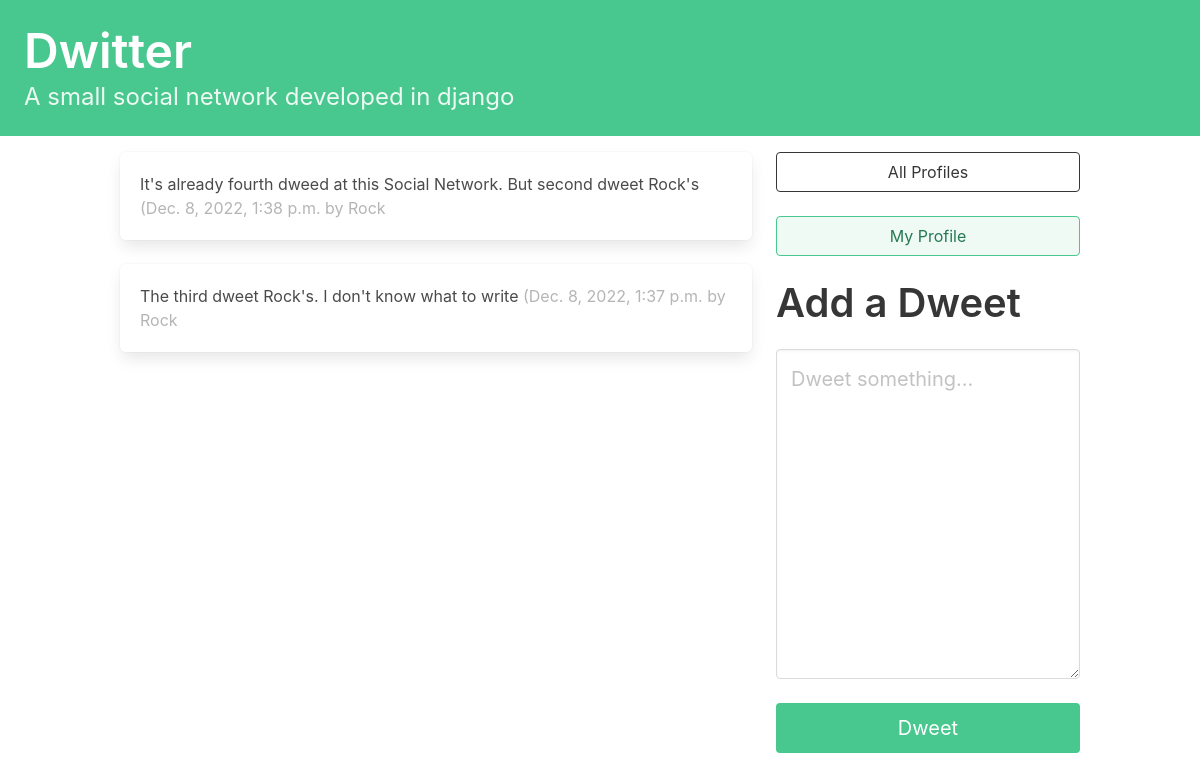
Screenshot of / (signed in) with the database file from the repository.
### dwitter/models.py (models this page shows, shortened)
class Dweet(models.Model):
    user = models.ForeignKey(User, related_name='dweets', on_delete=models.DO_NOTHING)
    body = models.CharField(max_length=140)
    created_at = models.DateTimeField(auto_now_add=True)
    class Meta:
        ordering = ['-created_at']

### dwitter/views.py (the view, shortened to what this page needs)
# urls.py: path("", dashboard, name="dashboard"),
def dashboard(request):
    form = DweetForm(request.POST or None)
    return render(request, "dwitter/dashboard.html", {'form': form})

### dwitter/forms.py
class DweetForm(forms.ModelForm):
    body = forms.CharField(
        required=True,
        widget=forms.widgets.Textarea(
            attrs={
                'placeholder': 'Dweet something...',
                'class': 'textarea is success is-medium',
            }
        ),
        label='',
        )
    class Meta:
        model = Dweet
        exclude = ("user", )

### dwitter/templates/dwitter/dashboard.html (shortened to what this page needs)
{% extends 'base.html' %}
{% block content %}
<div class="column">
    {% for followed in user.profile.follows.all %}
        {% for dweet in followed.user.dweets.all %}
            <div class="box">
                {{dweet.body}}
                <span class="is-small has-text-grey-light">
                    ({{ dweet.created_at }} by {{ dweet.user.username }}
                </span>
            </div>
        {% endfor %}
    {% endfor %}
</div>
<div class="column is-one-third">
    <div class="block">
        <a href="{% url 'dwitter:profile_list' %} ">
            <button class="button is-dark is-outlined is-fullwidth">
                All Profiles
            </button>
        </a>
    </div>
    <div class="block">
        <a href="{% url 'dwitter:profile' request.user.profile.id %} ">
            <button class="button is-success is-light is-outlined is-fullwidth">
                My Profile
            </button>
        </a>
    </div>
    <div class="block">
        <div class="block">
            <h2 class="title is-2">Add a Dweet</p>
        </div>
        <div class="block">
            <form method="post">
                {{ form.as_p }}
                <button class="button is-success is-fullwidth is-medium mt-5"
                        type="submit">Dweet
                </button>
            </form>
        </div>
    </div>
</div>
{% endblock content %}

### rows the page displays
Dweet: body "It's already fourth dweed at this Social Network. But second dweet Rock's", created_at "Dec. 8, 2022, 1:38 p.m.", user.username "Rock"
Dweet: body "The third dweet Rock's. I don't know what to write", created_at "Dec. 8, 2022, 1:37 p.m.", user.username "Rock"
